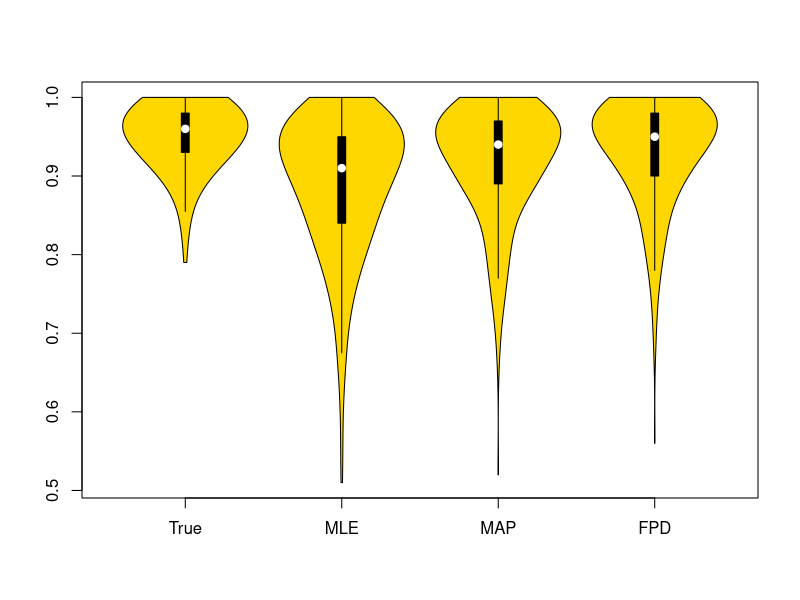
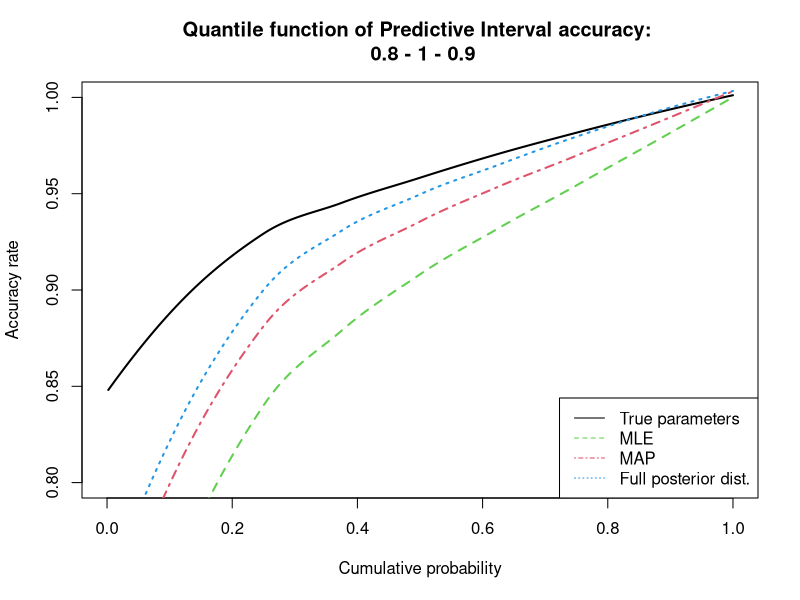

The R script that drew these images, in order:
LONGUEUR_CORRELATION <- scan("../longueur_correlation_vraie.txt")

NOM_VRAI <- "True parameters"
NOM_MLE <- "MLE"
NOM_MAP <- "MAP"
NOM_BAYESIEN <- "Full posterior dist."
NOM_BARYESIEN_APPROX <- NULL
TITRE_GRAPHE <- paste("Quantile function of Predictive Interval accuracy:", "\n", LONGUEUR_CORRELATION[1], "-", LONGUEUR_CORRELATION[2], "-", LONGUEUR_CORRELATION[3])
LEGENDE_ABSCISSES <- "Cumulative probability"
LEGENDE_ORDONNEES <- "Accuracy rate"

Frequences_appartient_intervalle_pari <- read.table("matrice_frequences_appartient_intervalle_pari.txt", as.is = TRUE)
    
Frequences_appartient_intervalle_pari_VRAI <- sort(Frequences_appartient_intervalle_pari[,1],decreasing=FALSE)
Frequences_appartient_intervalle_pari_MLE <- sort(Frequences_appartient_intervalle_pari[,2],decreasing=FALSE)
Frequences_appartient_intervalle_pari_MAP <- sort(Frequences_appartient_intervalle_pari[,3],decreasing=FALSE)
Frequences_appartient_intervalle_pari_BAYES <- sort(Frequences_appartient_intervalle_pari[,4],decreasing=FALSE)

print(c(mean(Frequences_appartient_intervalle_pari_VRAI),mean(Frequences_appartient_intervalle_pari_MLE),mean(Frequences_appartient_intervalle_pari_MAP), mean(Frequences_appartient_intervalle_pari_BAYES)))

##Creation du plot : fonction de répartition du taux d'appartenance (pour une réalisation donnée du processus) à l'intervalle de pari pour chaque méthode

library(vioplot)
vioplot(Frequences_appartient_intervalle_pari_VRAI, Frequences_appartient_intervalle_pari_MLE, Frequences_appartient_intervalle_pari_MAP,Frequences_appartient_intervalle_pari_BAYES,  names=c("True", "MLE", "MAP", "FPD"),col="gold", h=0.03)

dev.copy(pdf,"Violon_appartient_intervalle_pari.pdf")
dev.off()
 
plot(x=c(0,1),y=c(0.8,1), type="n", main=TITRE_GRAPHE, xlab=LEGENDE_ABSCISSES, ylab=LEGENDE_ORDONNEES)
abscisses <- 1/nrow(Frequences_appartient_intervalle_pari) * 1:nrow(Frequences_appartient_intervalle_pari)
#smooth <- loess( Frequences_appartient_intervalle_pari_VRAI ~ abscisses)
lines(abscisses,predict(loess(Frequences_appartient_intervalle_pari_VRAI ~ abscisses)), lwd=2)
    lines(abscisses, predict(loess(Frequences_appartient_intervalle_pari_MLE ~ abscisses)) ,col=3, lwd=2, lty=2)
    lines(abscisses, predict(loess(Frequences_appartient_intervalle_pari_MAP ~ abscisses)) ,col=2, lwd=2, lty=4)
    lines(abscisses, predict(loess(Frequences_appartient_intervalle_pari_BAYES ~ abscisses)), col=4, lwd=2, lty=3)
    #lines(abscisses, Frequences_appartient_intervalle_pari_BAYES_APPROX, col=4, lty=3, lwd=1)
legende <- c(NOM_VRAI,NOM_MLE,NOM_MAP,NOM_BAYESIEN)
lwd <- c(2,2,2,2)
lty <- c(1,2,4,3)
col <- c(1,3,2,4)
legend("bottomright", legende, lty=lty, col=col)
dev.copy(pdf,"Quantile_appartient_intervalle_pari.pdf")
dev.off()
